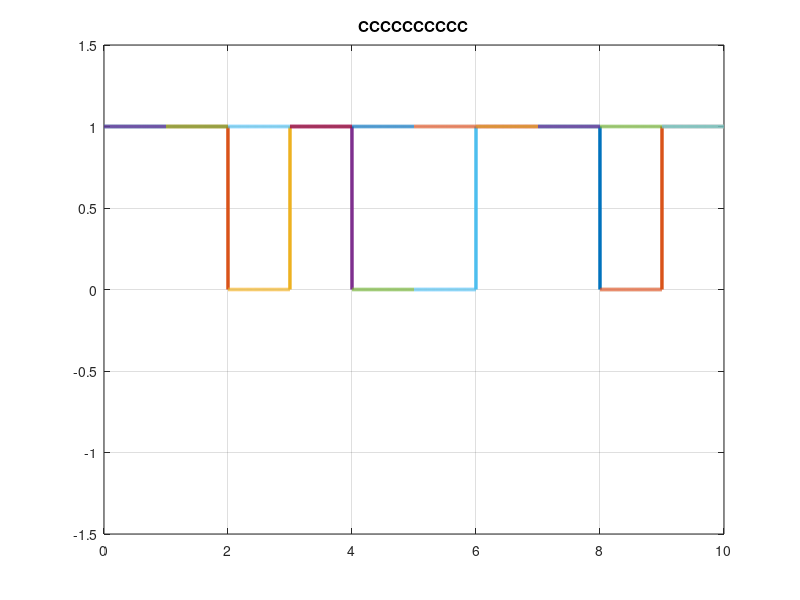

Reproduce this figure in MATLAB.
% PUNTO 1
%Se define el vector de valores para el eje y (valores señal)
h = [ 0 1 0 1 0 1 0 1 0 1 ];
%Se define el vector de los valores para el eje x (tiempo)
x = [ 1 2 3 4 5 6 7 8 9 10 ];
%Se hace la gráfica con la función stairs relacionando el tiempo con los
%valores de la señal 
stairs(x,h)
%Se definen los valores de los ejes para que la grafica se muestre a una escala
%visualmente mejor
axis equal 
% PUNTO 2
%Se define el vector de valores para el eje y (valores señal)
h=[1 1 0 1 0 0 1 1 0 1];
 %Se define la variable incial para el ciclo while 
 n=1;
 %Se da al vector h un valor de 1 en la posición 11 para evitar un error en
 %uno de los if.
 h(11)=1;
 %Se inicia el ciclo while para n menor o igual a 10 para recorrer las
 %posiciones del vector h.
 while n<=10;
 %Se crea el vector t de n-1 hasta n con paso de 0.001
 t=n-1:0.001:n;
 %Se hace un condicional if al que se entra cuando el vector h en la
 %posición n toma el valor de 0
 if h(n) == 0
 %Se realiza un nuevo if dentro del anterior al que se entra si el valor
 %del vector h en la posicion n+1 es igual a 0
 if h(n+1)==0
 %Se asigna a y un valor de t mayor a n
 y=(t>n);
 %Se da la condicion contraria al anterior if
 else
 %Se asigna a y un valor de t igual a n
 y=(t==n);
 %Se finaliza el condicional if anterior
 end
 %Se realiza la asignacion a d dandole a graficar t con y, dandole titulo a
 %la grafica y activando la cuadricula de la misma.
 d=plot(t,y); title ('DDDDDDDDDD');grid on;
 %Se define en 2.5 el ancho de las lineas para la grafica d
 set(d,'LineWidth',2.5);
 %Se usa el comando hold on para mantener el estado de la grafica
 hold on;
 %Se definen los limites de los ejes de la grafica para x de 0 a 10 y para
 %y de -1.5 a 1.5
 axis([0 10 -1.5 1.5]);
 %Se da la condicion contraria al primer if
 else
 %Se crea un if dentro de la condicion contraria del primer if al que se
 %entra cuando el vector h en la posicion n+1 es igual a 0
 if h(n+1)==0
 %Se le asigna a y un valor de t menor a n y se le resta la multiplicacion de 0 por t igual a n
 y=(t<n)-0*(t==n);
 %Se inicia la condicion contraria del anterior if
 else
 %Se le asigna a y un valor de t menor a n y se le resta la multiplicacion de 1 por t igual a n
 y=(t<n)+1*(t==n);
 %Se termina el anterior if
 end
 %Se realiza la asignacion a d dandole a graficar t con y, dandole titulo a
 %la grafica y activando la cuadricula de la misma.
 d=plot(t,y);title('CCCCCCCCCC');grid on;
 %Se define en 2.5 el ancho de las lineas para la grafica d
 set(d,'LineWidth',2.5);
 %Se usa el comando hold on para mantener el estado de la grafica
 hold on;
 %Se definen los limites de los ejes de la grafica para x de 0 a 10 y para
 %y de -1.5 a 1.5
 axis([0 10 -1.5 1.5]);
 %Se finaliza el primer condicional if
 end
 %Se suma 1 al valor de n
 n=n+1;
 %Se finaliza el ciclo while
 end
% PUNTO 4
h=rand(1,11);
 n=1;
 h(11)=1;
 while n<=10;
 t=n-1:0.001:n;
 if h(n) == 0
 if h(n+1)==0
 y=(t>n);
 else
 y=(t==n);
 end
 d=plot(t,y); title ('DDDDDDDDDD');grid on;
 set(d,'LineWidth',2.5);
 hold on;
 axis([0 10 -1.5 1.5]);
 else
 if h(n+1)==0
 y=(t<n)-0*(t==n);
 else
 y=(t<n)+1*(t==n);
 end
 d=plot(t,y);title('CCCCCCCCCC');grid on;
 set(d,'LineWidth',2.5);
 hold on;
 axis([0 10 -1.5 1.5]);
 end 
 n=n+1;
 end